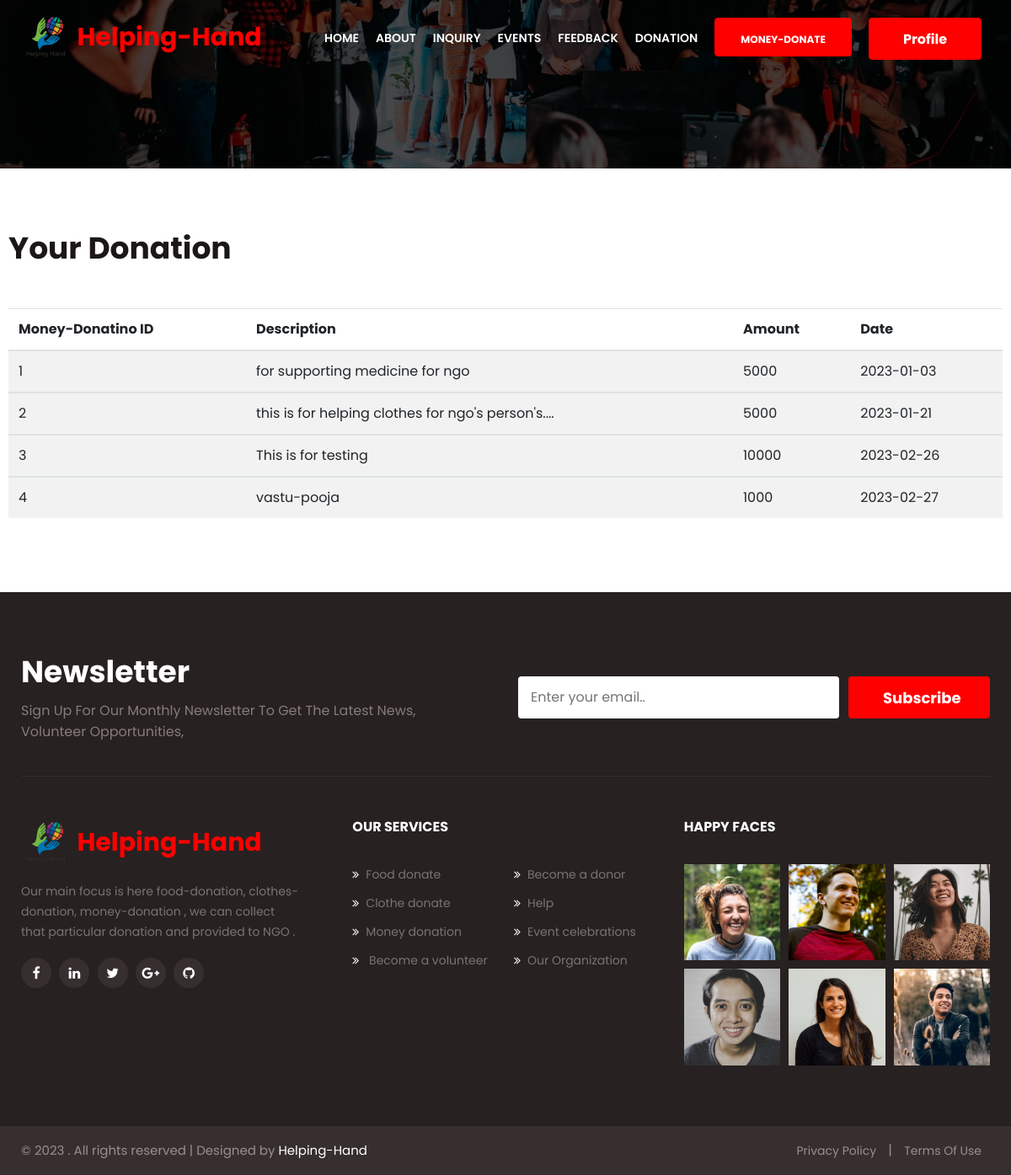
Page /user1/my_money_donation.php (signed in) on the committed database.
### tables this page shows
CREATE TABLE `money_donation` (
  `m_id` int(12) NOT NULL,
  `user_id` int(12) NOT NULL,
  `amount` varchar(30) NOT NULL,
  `description` varchar(100) NOT NULL,
  `date` date NOT NULL,
  `d_name` varchar(50) NOT NULL
);

### user1/my_money_donation.php (the view, shortened to what this page needs)
<?php
include 'common/connect.php';
$user_id = $_SESSION['user_id'];
$result_donation = $obj->query("SELECT * FROM money_donation WHERE user_id='$user_id'");
?>
<!doctype html>
<html lang="zxx">
  <head>
    <link rel="stylesheet" href="assets/css/style-starter.css">
  </head>
<body>
  <?php include 'common/header.php'; ?>
<div class="inner-banner">
</div>
  <section class="w3l-contact-11">
    <div class="form-41-mian py-5">
      <div class="container py-lg-4">
        <div class="row align-form-map">
          <div class="title-content text-left">
            <h3 class="hny-title mb-lg-5 mb-4">Your Donation</h3>
          </div>
          <table class="table table-striped">
            <thead>
              <tr>
                <th scope="col">Money-Donatino ID</th>
                <th scope="col">Description</th>
                <th scope="col">Amount</th>
                <th scope="col">Date</th>
              </tr>
            </thead>
                <?php
                  while($row=$result_donation->fetch_object()){
                    if(empty($row)){
                ?>
                   <tbody>
                      <td>No record found</td>
                  </tbody>
          <?php
        }else{
          ?>
          <tbody>
                   <td><?php echo $row->m_id; ?></td>
            <td><?php echo $row->description; ?></td>
            <td><?php echo $row->amount; ?></td>
            <td><?php echo $row->date;  ?></td>
              </tbody>
          <?php
        }
            }
            ?>
          </table>
        </div>
        </div>
      </div>
    </section>
  <?php include 'common/footer.php'; ?>
</body>
</html>

### user1/common/header.php (shortened to what this page needs)
<header id="site-header" class="fixed-top">
		<div class="container">
			<nav class="navbar navbar-expand-lg navbar-dark stroke">
				<h1> <a class="navbar-brand" href="home.php">
            <img src="assets/images/logo1.png" alt="Your logo" title="Your logo" style="height:60px;" />
						 <span class="sub-logo">Helping-Hand</span>
					</a></h1>
				<div class="collapse navbar-collapse" id="navbarTogglerDemo02">
					<ul class="navbar-nav ml-auto">
						<li class="nav-item ">
							<a class="nav-link" href="home.php">Home <span class="sr-only"></span></a>
						</li>
						<li class="nav-item">
							<a class="nav-link" href="about.php">About</a>
						</li>
						<li class="nav-item">
							<a class="nav-link" href="contact.php">Inquiry</a>
						</li>
						<?php
							if(isset($_SESSION['user_id']))
							{
								?>
								<li class="nav-item">
									<a class="nav-link" href="event.php">Events</a>
								</li>
								<li class="nav-item">
									<a class="nav-link" href="feedback.php">Feedback</a>
								</li>
								<li class="nav-item">
									<a class="nav-link " href="donations.php">Donation</a>
								</li>
								<li class="nav-item ">
									<a class="nav-link donate btn btn-style" href="donate.php"><sub>Money-Donate</sub></a>
								</li>
								<li class="nav-item">
									<div class="profile_details">
									<ul>
										<li class="dropdown profile_details_drop">
											<a href="#" class="dropdown-toggle" data-toggle="dropdown" aria-expanded="false">
												<div class="profile_img">
													<span class="prfil-img"><button class="btn btn-style dropdown-toggle"  type="button" id="dropdownMenuButton1" data-bs-toggle="dropdown" aria-expanded="false">Profile</button> </span>
												</div>
											</a>
										</li>
									</ul>
								</div>
								</li>
								<?php
							}
							?>
					</ul>
				</div>
			</nav>
		</div>
	</header>

### user1/common/footer.php (shortened to what this page needs)
<footer class="w3l-footer-66">
		<section class="footer-inner-main">
			<div class="footer-hny-grids py-5">
				<div class="container py-lg-4">
					<div class="text-txt">
						<div class="row newsletter-grids-footer">
							<div class="col-lg-6 newsletter-text pr-lg-5">
								<h3 class="hny-title two">Newsletter</h3>
								<h4>Sign up for our monthly newsletter to get the latest news, volunteer opportunities,
								</h4>
							</div>
							<div class="col-lg-6 newsletter-right">
								<form action="home.php" method="post" class="footer-newsletter">
									<input type="email" name="email" class="form-input"
										placeholder="Enter your email..">
									<button type="submit" class="btn">Subscribe</button>
								</form>
							</div>
						</div>
						<div class="right-side">
							<div class="row sub-columns">
								<div class="col-lg-4 col-md-6 sub-one-left pr-lg-4">
									<h2><a class="navbar-brand" href="index.php">
											<img src="assets/images/logo1.png" alt="Your logo" title="Your logo" style="height:60px;" />
											 <span class="sub-logo">Helping-Hand</span>
										</a></h2>
									<p class="pr-lg-4">Our main focus is here food-donation, clothes-donation, money-donation , we can collect that particular donation and provided to NGO .</p>
									<div class="columns-2">
										<ul class="social">
											<li><a href=""><span class="fa fa-facebook"
														aria-hidden="true"></span></a>
											</li>
											<li><a href=""><span class="fa fa-linkedin"
														aria-hidden="true"></span></a>
											</li>
											<li><a href=""><span class="fa fa-twitter"
														aria-hidden="true"></span></a>
											</li>
											<li><a href=""><span class="fa fa-google-plus"
														aria-hidden="true"></span></a>
											</li>
											<li><a href=""><span class="fa fa-github"
														aria-hidden="true"></span></a>
											</li>
										</ul>
									</div>
								</div>
								<div class="col-lg-4 col-md-6 sub-one-left">
									<h6>Our Services</h6>
									<div class="mid-footer-gd sub-two-right">
										<ul>
											<li><a href="donations.php"><span class="fa fa-angle-double-right mr-2"></span>Food donate</a>
											</li>
											<li><a href="donations.php"><span class="fa fa-angle-double-right mr-2"></span>Clothe donate</a>
											</li>
											<li><a href="donate.php"><span class="fa fa-angle-double-right mr-2"></span>Money donation</a>
											</li>
											<li><a href="register.php"><span class="fa fa-angle-double-right mr-2"></span>
													Become a volunteer</a>
											</li>
										</ul>
										<ul>
											<li><a href="register.php"><span
														class="fa fa-angle-double-right mr-2"></span>Become a donor</a>
											</li>
											<li><a href="contact.php"><span class="fa fa-angle-double-right mr-2"></span>Help
													</a>
											</li>
											<li><a href="event.php"><span
														class="fa fa-angle-double-right mr-2"></span>Event celebrations</a></li>
											<li><a href="home.php"><span class="fa fa-angle-double-right mr-2"></span>Our
													Organization</a>
											</li>
										</ul>
									</div>
								</div>
								<div class="col-lg-4 col-md-6 sub-one-left">
									<h6>Happy Faces</h6>
									<div class="instagram-feeds">
										<div class="b-img"> <a href=""><img src="assets/images/f1.jpg"
													class="img-fluid" alt=""></a></div>
										<div class="b-img"> <a href=""><img src="assets/images/f2.jpg"
													class="img-fluid" alt=""></a></div>
										<div class="b-img"> <a href=""><img src="assets/images/f3.jpg"
													class="img-fluid" alt=""></a></div>
										<div class="b-img"> <a href=""><img src="assets/images/f4.jpg"
													class="img-fluid" alt=""></a></div>
										<div class="b-img"> <a href=""><img src="assets/images/f5.jpg"
													class="img-fluid" alt=""></a></div>
										<div class="b-img"> <a href=""><img src="assets/images/f6.jpg"
													class="img-fluid" alt=""></a></div>
									</div>
								</div>
							</div>
						</div>
					</div>
				</div>
			</div>
			<div class="below-section">
				<div class="container">
					<div class="copyright-footer">
						<div class="columns text-lg-left">
							<p>© 2023 . All rights reserved | Designed by <a
									href="home.php">Helping-Hand</a></p>
						</div>
						<ul class="columns text-lg-right">
							<li><a href="#">Privacy Policy</a>
							</li>
							<li>|</li>
							<li><a href="#">Terms Of Use</a>
							</li>
						</ul>
					</div>
				</div>
			</div>
		</section>
	</footer>

### rows in the picture
money_donation: m_id "1", description "for supporting medicine for ngo", amount "5000", date "2023-01-03"
money_donation: m_id "2", description "this is for helping clothes for ngo's person's....", amount "5000", date "2023-01-21"
money_donation: m_id "3", description "This is for testing", amount "10000", date "2023-02-26"
money_donation: m_id "4", description "vastu-pooja", amount "1000", date "2023-02-27"
